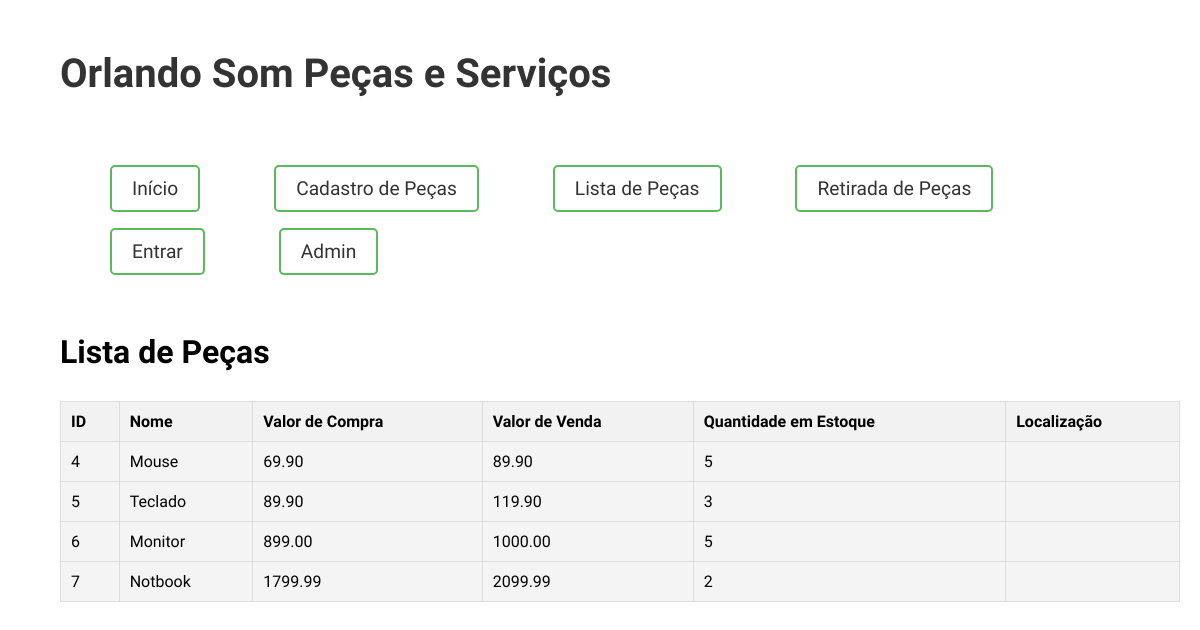
Page /lista_peca/ on the committed database.
### pecas/models.py (models this page shows, shortened)
class Peca(models.Model):
    nome = models.CharField(max_length=100)
    valor_compra = models.DecimalField(max_digits=10, decimal_places=2)
    valor_venda = models.DecimalField(max_digits=10, decimal_places=2)
    quantidade_estoque = models.PositiveIntegerField()
    local_armazenamento = models.CharField(max_length=100)

### pecas/views.py (the view)
# urls.py: path('lista_peca/', views.ver_lista_pecas, name='lista_peca'), #lista de peças
def ver_lista_pecas(request):
    lista_pecas = Peca.objects.all()
    return render(request, 'lista_peca.html', {'lista_pecas': lista_pecas})

### pecas/templates/lista_peca.html (shortened to what this page needs)
{% extends 'base.html' %}
{% block 'material' %}
    <h1>Lista de Peças</h1>
    <table class="tabela">
        <thead>
            <tr>
                <th>ID</th>
                <th>Nome</th>
                <th>Valor de Compra</th>
                <th>Valor de Venda</th>
                <th>Quantidade em Estoque</th>
                <th>Localização</th>
            </tr>
        </thead>
        <tbody>
            {% for lista_peca in lista_pecas %}
            <tr>
                <td>{{ lista_peca.id }}</td>
                <td>{{ lista_peca.nome }}</td>
                <td>{{ lista_peca.valor_compra }}</td>
                <td>{{ lista_peca.valor_venda }}</td>
                <td>{{ lista_peca.quantidade_estoque }}</td>
                <td>{{ lista_peca.localizacao }}</td>
            </tr>
            {% endfor %}
        </tbody>
    </table>
{% endblock %}

### pecas/templates/base.html (shortened to what this page needs)
<!DOCTYPE html>
<html lang="pt-br">
<head>
    {% load static %}
    <link rel="stylesheet" href="{% static '/css/main.css'%}">
</head>
<body>
    <h1 class="titulo">Orlando Som Peças e Serviços</h1>
<header>
    <nav>
        <ul>
            <li><a href="/home">Início</a></li>
            <li><a href="/cadastro_peca">Cadastro de Peças</a></li>
            <li><a href="/lista_peca">Lista de Peças</a></li>
            <li><a href="/retirada_peca">Retirada de Peças</a></li>
            <li><a href="/login">Entrar</a></li>
            <li><a href="/admin">Admin</a></li>
        </ul>
    </nav>
</header>
    {% block 'material' %}
    {% endblock %}
</body>
</html>

### pecas/static/css/main.css (style rules this page uses)
* { margin: 10px; padding: 10px; box-sizing: border-box; }
body { background-color: #fff; margin-top: auto; padding: 10px; }
.titulo { font-family: "Oxanium", sans-serif; font-size: 2.5rem; margin-bottom: 20px; color: #333; }
nav ul { font-family: "Oxanium", sans-serif; list-style: none; padding: 0; margin: 0; }
nav ul li { background-color: #fff; cursor: pointer; display: inline-block; margin-right: 20px; }
nav ul li:last-child { margin-right: 0; }
nav ul li a { text-decoration: none; font-size: 1.2rem; color: #333; padding: 10px 20px; border: 2px solid #5cb85c; border-radius: 5px; }
h1 { font-family: "Oxanium", sans-serif; }
.tabela { font-family: "Oxanium", sans-serif; margin: 20px; background-color: #f4f4f4; }
table { width: 100%; border-collapse: collapse; }
table, th, td { border: 1px solid #ddd; }
th, td { padding: 10px; text-align: left; }
th { background-color: #f2f2f2; }

### rows in the picture
Peca: id "4", nome "Mouse", valor_compra "69.90", valor_venda "89.90", quantidade_estoque "5"
Peca: id "5", nome "Teclado", valor_compra "89.90", valor_venda "119.90", quantidade_estoque "3"
Peca: id "6", nome "Monitor", valor_compra "899.00", valor_venda "1000.00", quantidade_estoque "5"
Peca: id "7", nome "Notbook", valor_compra "1799.99", valor_venda "2099.99", quantidade_estoque "2"
